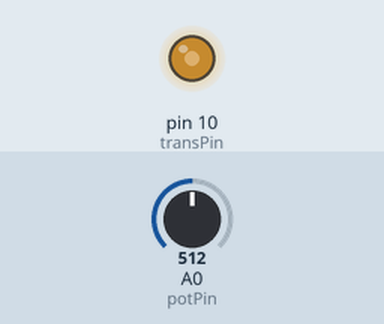
Simulated run of this sketch. Board: Arduino Uno, built with avr-gcc and run on an emulated ATmega328P. On the bench: output pins drawn as LEDs (lit = HIGH). The inputs (shaded band) are chosen by the test bench; at power-on: A0 (potPin) = 512.

Above: at 1.2 s.
1.3 s: A0 (potPin) set to 716
At 1.7 s:
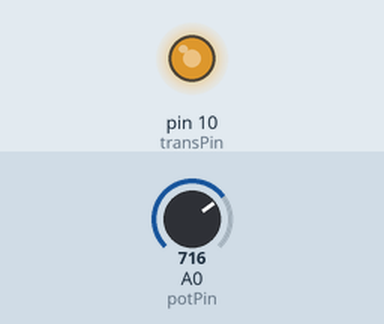
2.8 s: A0 (potPin) set to 900
At 4.0 s:
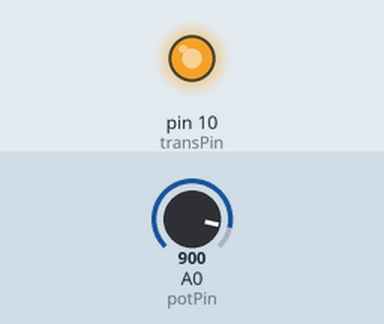
4.3 s: A0 (potPin) set to 122
At 5.2 s:
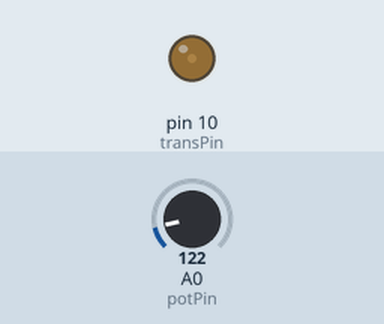
5.8 s: A0 (potPin) set to 0
At 6.3 s:
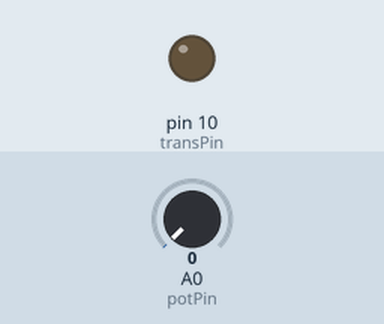
Timing chart, 0 to 8.3 s (numbered marks = the images above; inputs shaded):
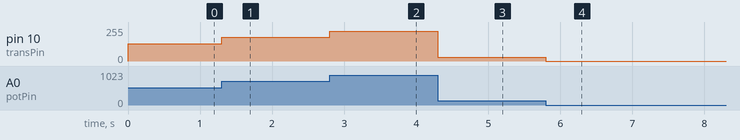

The sketch:

DC_MOTOR_CODE.ino
```cpp
int potPin =  A0;
int transPin = 10;
int potVal =0;

void setup() {
  // put your setup code here, to run once:
  pinMode(transPin, OUTPUT);
  pinMode(potPin, INPUT);

}

void loop() {
  // put your main code here, to run repeatedly:
  potVal = analogRead(potPin)/4;
  analogWrite(transPin, potVal);
}
```

Measured:
- after the input at 1.3 s, pin 10 (transPin): 128/255 → 179/255 at once
- after the input at 2.8 s, pin 10 (transPin): 179/255 → 225/255 at once
- after the input at 4.3 s, pin 10 (transPin): 225/255 → 30/255 at once
- after the input at 5.8 s, pin 10 (transPin): 30/255 → 0/255 at once
